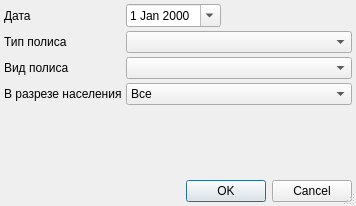
<?xml version="1.0" encoding="UTF-8"?>
<ui version="4.0">
 <class>BySMOContingentSetupDialog</class>
 <widget class="QDialog" name="BySMOContingentSetupDialog">
  <property name="windowModality">
   <enum>Qt::ApplicationModal</enum>
  </property>
  <property name="geometry">
   <rect>
    <x>0</x>
    <y>0</y>
    <width>356</width>
    <height>206</height>
   </rect>
  </property>
  <property name="windowTitle">
   <string>параметры отчёта</string>
  </property>
  <property name="sizeGripEnabled">
   <bool>true</bool>
  </property>
  <layout class="QGridLayout" name="gridLayout">
   <property name="margin">
    <number>4</number>
   </property>
   <property name="spacing">
    <number>4</number>
   </property>
   <item row="0" column="0">
    <widget class="QLabel" name="lblPolicyDate">
     <property name="text">
      <string>Дата</string>
     </property>
     <property name="buddy">
      <cstring>edtPolicyDate</cstring>
     </property>
    </widget>
   </item>
   <item row="0" column="1">
    <widget class="CDateEdit" name="edtPolicyDate">
     <property name="calendarPopup">
      <bool>true</bool>
     </property>
    </widget>
   </item>
   <item row="2" column="1" colspan="2">
    <widget class="CRBComboBox" name="cmbPolicyKind"/>
   </item>
   <item row="2" column="0">
    <widget class="QLabel" name="lblPolicyKind">
     <property name="text">
      <string>Вид полиса</string>
     </property>
    </widget>
   </item>
   <item row="1" column="0">
    <widget class="QLabel" name="lblPolicyType">
     <property name="text">
      <string>Тип полиса</string>
     </property>
    </widget>
   </item>
   <item row="1" column="1" colspan="2">
    <widget class="CRBComboBox" name="cmbPolicyType"/>
   </item>
   <item row="0" column="2">
    <spacer>
     <property name="orientation">
      <enum>Qt::Horizontal</enum>
     </property>
     <property name="sizeHint" stdset="0">
      <size>
       <width>61</width>
       <height>20</height>
      </size>
     </property>
    </spacer>
   </item>
   <item row="5" column="0" colspan="3">
    <widget class="QDialogButtonBox" name="buttonBox">
     <property name="orientation">
      <enum>Qt::Horizontal</enum>
     </property>
     <property name="standardButtons">
      <set>QDialogButtonBox::Cancel|QDialogButtonBox::Ok</set>
     </property>
    </widget>
   </item>
   <item row="4" column="1">
    <spacer>
     <property name="orientation">
      <enum>Qt::Vertical</enum>
     </property>
     <property name="sizeHint" stdset="0">
      <size>
       <width>20</width>
       <height>40</height>
      </size>
     </property>
    </spacer>
   </item>
   <item row="3" column="0">
    <widget class="QLabel" name="lblRazrNas">
     <property name="text">
      <string>В разрезе населения</string>
     </property>
     <property name="buddy">
      <cstring>cmbRazrNas</cstring>
     </property>
    </widget>
   </item>
   <item row="3" column="1" colspan="2">
    <widget class="QComboBox" name="cmbRazrNas">
     <item>
      <property name="text">
       <string>Все</string>
      </property>
     </item>
     <item>
      <property name="text">
       <string>Краевые</string>
      </property>
     </item>
     <item>
      <property name="text">
       <string>Инокраевые</string>
      </property>
     </item>
    </widget>
   </item>
  </layout>
 </widget>
 <customwidgets>
  <customwidget>
   <class>CDateEdit</class>
   <extends>QDateEdit</extends>
   <header>library/DateEdit</header>
  </customwidget>
  <customwidget>
   <class>CRBComboBox</class>
   <extends>QComboBox</extends>
   <header>library/crbcombobox.h</header>
  </customwidget>
 </customwidgets>
 <tabstops>
  <tabstop>edtPolicyDate</tabstop>
  <tabstop>cmbPolicyType</tabstop>
  <tabstop>cmbPolicyKind</tabstop>
  <tabstop>buttonBox</tabstop>
 </tabstops>
 <resources/>
 <connections>
  <connection>
   <sender>buttonBox</sender>
   <signal>accepted()</signal>
   <receiver>BySMOContingentSetupDialog</receiver>
   <slot>accept()</slot>
   <hints>
    <hint type="sourcelabel">
     <x>112</x>
     <y>177</y>
    </hint>
    <hint type="destinationlabel">
     <x>102</x>
     <y>90</y>
    </hint>
   </hints>
  </connection>
  <connection>
   <sender>buttonBox</sender>
   <signal>rejected()</signal>
   <receiver>BySMOContingentSetupDialog</receiver>
   <slot>reject()</slot>
   <hints>
    <hint type="sourcelabel">
     <x>225</x>
     <y>177</y>
    </hint>
    <hint type="destinationlabel">
     <x>236</x>
     <y>76</y>
    </hint>
   </hints>
  </connection>
 </connections>
</ui>
